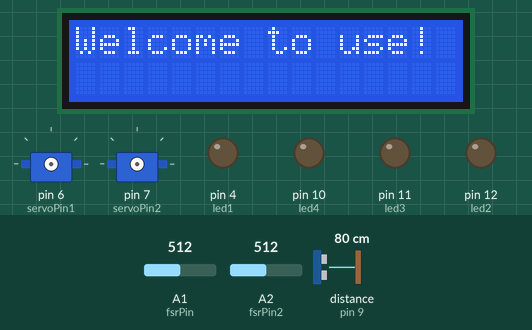
Bench run of a sketch on a simulated Arduino Uno, built with avr-gcc and run on an emulated ATmega328P. Shown: 16×2 character LCD, 2 × servo, output pins drawn as LEDs (lit = HIGH). Wiring (inferred from the names in the program): ultrasonic range finder: trigger pin 8; echo pin 9. The test bench sets the inputs (shaded band); at power-on: distance to the obstacle (sensor on pin 9) 80 cm, A1 (fsrPin) = 512, A2 (fsrPin2) = 512. The echo pulse lasts 58.3 µs per cm; pins used as bus, display or sensor lines are not drawn; what the sketch prints to the serial monitor is not drawn.

Above: at 0.2 s.
2.4 s: distance to the obstacle (sensor on pin 9) set to 43 cm
3.9 s: distance to the obstacle (sensor on pin 9) set to 37 cm
At 5.1 s:
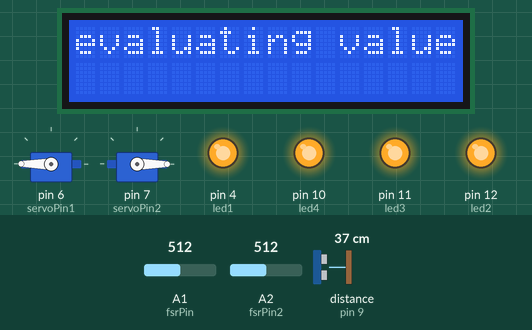
At 6.5 s:
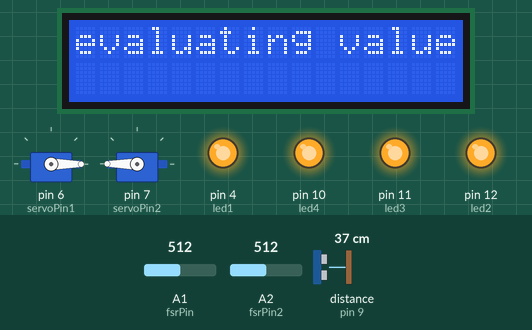
Timing chart, 0 to 12.9 s (numbered marks = the images above; inputs shaded):
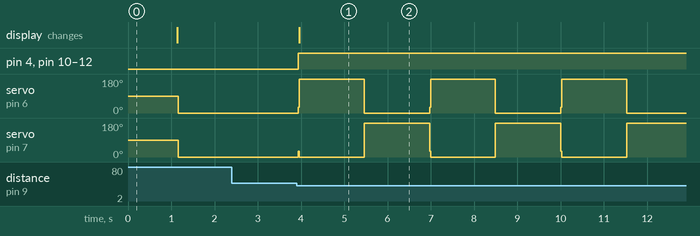

Measured:
- the behaviour switches between 41 and 40 cm on distance to the obstacle (sensor on pin 9) (found by bisection; images 0 and 1)
- after the input at 2.4 s, every drawn part: stays the same
- after the input at 3.9 s, pin 4 (led1), pin 10 (led4): LOW → HIGH at once

The sketch:

Scale_-_Right.ino
```cpp
#include <Wire.h>
#include  <LiquidCrystal_I2C.h>引用I2C库

LiquidCrystal_I2C lcd(0x27, 16, 2);

#include <LiquidCrystal.h>
#include <Servo.h>

#define LM35 A0
#define Trig 8 //引脚Tring 连接 IO D8
#define Echo 9 //引脚Echo 连接 IO D9
const int fsrPin = A1;  // A0 接口  pressure
const int fsrPin2 = A2; // A1 接口  pressure
int fsrReading;
int fsrReading2;
//pressure
int led1 = 4;
int led2 = 12;
int led3 = 11;
int led4 = 10;
int servoPin1 = 6; // Declare the Servo pin
int servoPin2 = 7;
int m1 = 0;
int m2 = 0;
int n = 0;

Servo Servo1; // Create a servo object
Servo Servo2;

int avFSR1;
int avFSR2;

float cm; //距离变量

//LiquidCrystal lcd(12,11,5,4,3,2);
int val = 0;        //存放AD变量值
float temp = 0;     //存放温度值的10倍

void setup()
{
  Serial.begin(9600);

  lcd.init();                  // 初始化LCD
  lcd.backlight();             //设置LCD背景等亮

  lcd.begin(16, 2);   //初始化LCD1602
  lcd.print("Welcome to use!");   //液晶显示Welcome to use！
  delay(1000);        //延时1000ms
  lcd.clear();        //液晶清屏
  pinMode(led1, OUTPUT);
  pinMode(led2, OUTPUT);
  pinMode(led3, OUTPUT);
  pinMode(led4, OUTPUT);

  pinMode(Trig, OUTPUT);
  pinMode(Echo, INPUT);
  // Distance
  Servo1.attach(servoPin1); // Servo1
  Servo2.attach(servoPin2); // Servo2
}

void loop()
{
  //给Trig发送一个低高低的短时间脉冲,触发测距
  digitalWrite(Trig, LOW); //给Trig发送一个低电平
  delayMicroseconds(2);    //等待 2微妙
  digitalWrite(Trig, HIGH); //给Trig发送一个高电平
  delayMicroseconds(10);    //等待 10微妙
  digitalWrite(Trig, LOW); //给Trig发送一个低电平

  temp = float(pulseIn(Echo, HIGH)); //存储回波等待时间,
  //pulseIn函数会等待引脚变为HIGH,开始计算时间,再等待变为LOW并停止计时
  //返回脉冲的长度

  //声速是:340m/1s 换算成 34000cm / 1000000μs => 34 / 1000
  //因为发送到接收,实际是相同距离走了2回,所以要除以2
  //距离(厘米)  =  (回波时间 * (34 / 1000)) / 2
  //简化后的计算公式为 (回波时间 * 17)/ 1000


  cm = (temp * 17 ) / 1000; //把回波时间换算成cm

for(int i = 0; i<19; i++) {

  fsrReading = analogRead(fsrPin);
//  Serial.print("A1 = ");
//  Serial.print(fsrReading);
  avFSR1 = avFSR1 + fsrReading;

  fsrReading2 = analogRead(fsrPin2);
//  Serial.print(" A2 = ");
//  Serial.print(fsrReading2);
  avFSR2 = avFSR2 + fsrReading2;
}

avFSR1 = avFSR1 /19;
avFSR2 = avFSR2 /19;

Serial.print(" Av fsr1: ");
Serial.print(avFSR1);
Serial.print(" Av fsr2: ");
Serial.println(avFSR2);

  if (cm > 40) {
    lcd.clear();
    n = 0;
    digitalWrite(led1, LOW);
    digitalWrite(led2, LOW);
    digitalWrite(led3, LOW);
    digitalWrite(led4, LOW);
    m1 = 0;
    m2 = 0;
    Servo1.write(0);
    Servo2.write(0);
  } else {
    digitalWrite(led1, HIGH);
    digitalWrite(led2, HIGH);
    digitalWrite(led3, HIGH);
    digitalWrite(led4, HIGH);

    Servo1.write(30);
    Servo2.write(30);

//    if (fsrReading < 10) {
//      Serial.println(" - No pressure-1");
//    } else if (fsrReading < 200) {
//      Serial.println(" - Light touch-1");
//    } else if (fsrReading < 500) {
//      Serial.println(" - Light squeeze-1");
//    } else if (fsrReading < 800) {
//      Serial.println(" - Medium squeeze-1");
//    } else {
//      Serial.println(" - Big squeeze-1");
//    }
//
//    if (fsrReading2 < 10) {
//      Serial.println(" - No pressure-1");
//    } else if (fsrReading2 < 200) {
//      Serial.println(" - Light touch-1");
//    } else if (fsrReading2 < 500) {
//      Serial.println(" - Light squeeze-1");
//    } else if (fsrReading2 < 800) {
//      Serial.println(" - Medium squeeze-1");
//    } else {
//      Serial.println(" - Big squeeze-1");
//    }


    if ((avFSR1 <5) && (avFSR2 < 5) && (n == 0)) {
      lcd.setCursor(0, 0);               //设置显示指针
      lcd.print("take betteries");     //输出字符到LCD1602上
      lcd.setCursor(0, 1);
      lcd.print(" on the trays");
      m1 = 0;
      m2 = 0;
      Servo1.write(30);
      Servo2.write(30);

    }

    if ((avFSR1 < 5) && (avFSR2 < 5) && (n == 1)) {
      lcd.print("Thanks!");
      m1 = 0;
      m2 = 0;
      Servo1.write(30);
      Servo2.write(30);

    }


    if ((avFSR1 > 5) && (avFSR2 < 5)) {
      lcd.print("another side!");
      m1 = 1;
      m2 = 0;
      n = 1;
      Servo1.write(180);
      Servo2.write(30);
    }

    if ((avFSR1 < 5) && (avFSR2 > 5)) {
      lcd.print("another side!");
      m1 = 0;
      m2 = 1;
      n = 1;
      Servo1.write(30);
      Servo2.write(180);
    }


    if ((avFSR1 > 5) && (avFSR2 > 5) && (m1 == 1)) {
      n = 1;
      lcd.setCursor(0, 0);               //设置显示指针
      lcd.print("evaluating value");     //输出字符到LCD1602上
      lcd.setCursor(0, 1);
      lcd.print("         ");

      Servo1.write(0);
      Servo2.write(180);
      delay(1500);
      Servo1.write(180);
      Servo2.write(0);
      delay(1500);


    }

    if ((avFSR1 > 5) && (avFSR2 > 5) && (m2 == 1)) {
      n = 1;
      lcd.setCursor(0, 0);               //设置显示指针
      lcd.print("evaluating value");     //输出字符到LCD1602上
      lcd.setCursor(0, 1);
      lcd.print("        ");

      Servo1.write(180);
      Servo2.write(0);
      delay(1500);
      Servo1.write(0);
      Servo2.write(180);
      delay(1500);
    }

    if ((avFSR1 > 5) && (avFSR2 > 5) && (m1 == 0) && (m2 == 0)) {
      n = 1;
      lcd.setCursor(0, 0);               //设置显示指针
      lcd.print("evaluating value");     //输出字符到LCD1602上
      lcd.setCursor(0, 1);
      lcd.print("        ");

      Servo1.write(180);
      Servo2.write(0);
      delay(1500);
      Servo1.write(0);
      Servo2.write(180);
      delay(1500);
    }

  }

}
```
